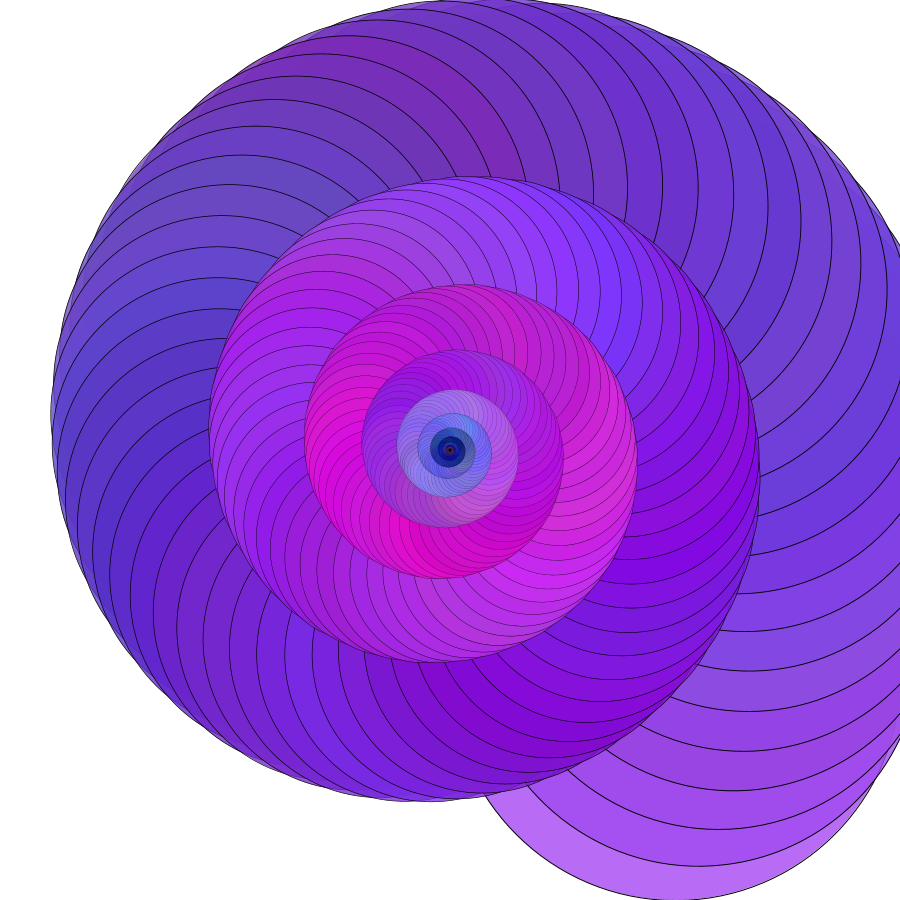
Frame 1 (no input)
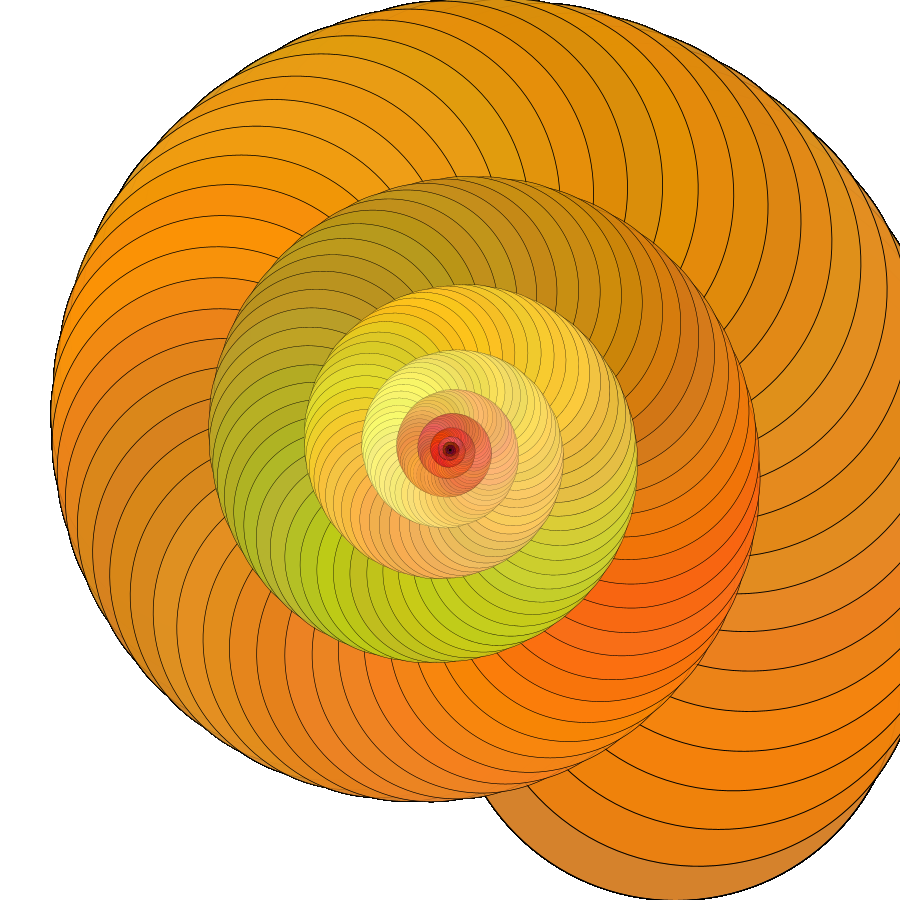
Frame 60 (the mouse pressed at the canvas centre just before this capture)
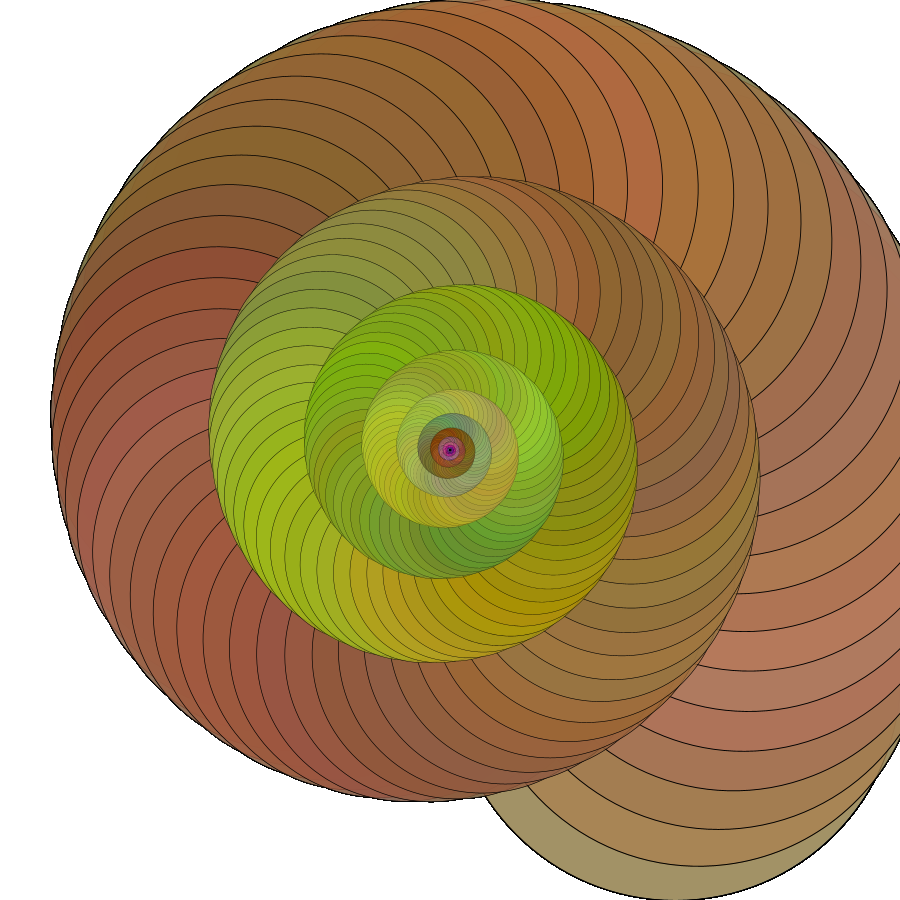
Frame 120 (the mouse held since frame 60 and released just before this capture)

The Processing sketch that drew these frames (run headless with seeded random() and noise(); from frame 60 on, the mouse is pressed at the canvas centre):

// Processing sketch: processing_137659
// ── processing_137659.pde


private float red = random(0, 255);
private float green = random(0, 255);
private float blue = random(0, 255);

void setup() {
  size(900,900);
  background(255);
  smooth();
}

void draw() {
  translate(width/2, height/2);
  for (int i =0 ; i < height; i++) {
    figure();
    rotate(-PI/25);
    scale(0.99);
  }
}

void figure() {
 fill(red, green, blue, 200);
 ellipse(width/4,height/4,width/2,height/2);
 red = red >= 250 ? 247 : red <= 10 ? 12 : red + random(-10, 10);
 green = green >= 250 ? 247 : green <= 10 ? 12 : green + random(-10, 10);
 blue = blue >= 250 ? 247 : blue <= 10 ? 12 : blue + random(-10, 10);
}
